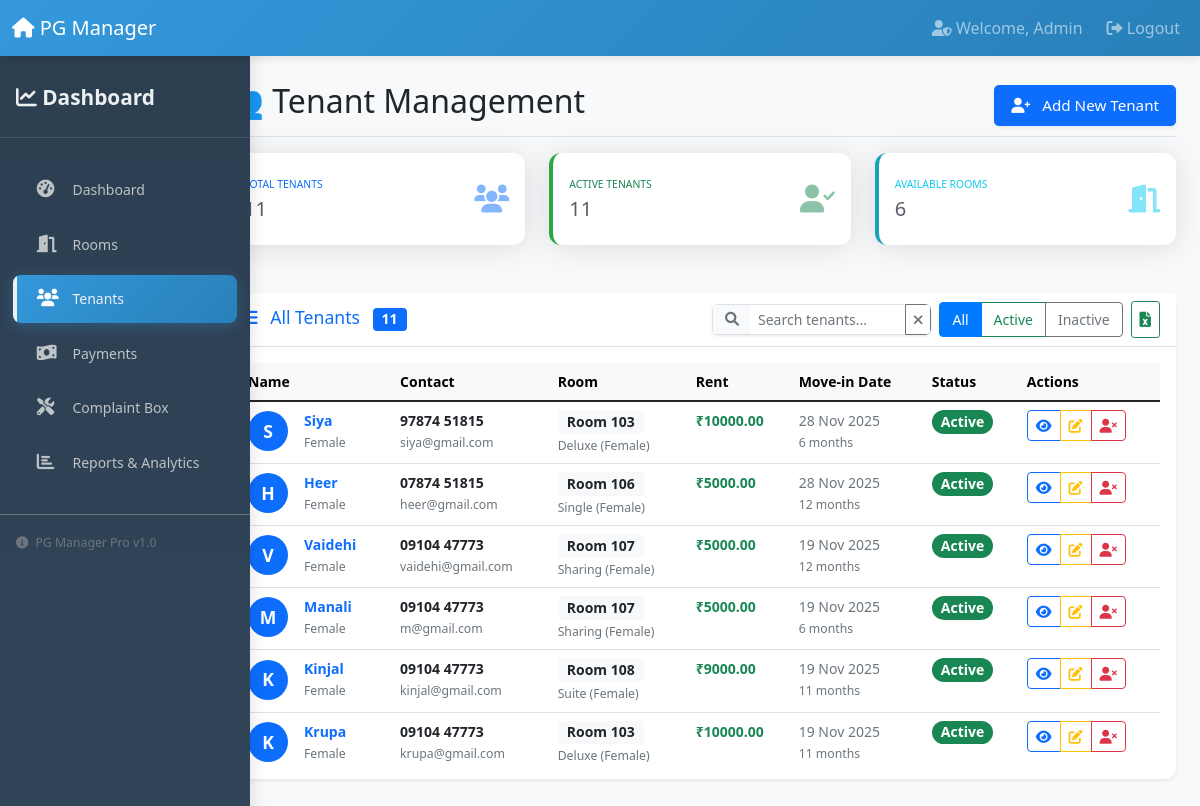
The app's page /tenants (signed in) with its own data.
### database.py (models this page shows)
class Tenant(db.Model):
    id = db.Column(db.Integer, primary_key=True)
    full_name = db.Column(db.String(100), nullable=False)
    gender = db.Column(db.String(10), nullable=False)
    date_of_birth = db.Column(db.Date)
    phone_number = db.Column(db.String(15), nullable=False)
    email = db.Column(db.String(100))
    aadhaar_number = db.Column(db.String(12), nullable=False)
    pan_number = db.Column(db.String(10))
    emergency_contact = db.Column(db.String(15), nullable=False)
    address_line1 = db.Column(db.Text, nullable=False)
    address_line2 = db.Column(db.Text)
    city = db.Column(db.String(50), nullable=False)
    state = db.Column(db.String(50), nullable=False)
    pin_code = db.Column(db.String(10), nullable=False)
    room_id = db.Column(db.Integer, db.ForeignKey('room.id'))
    room = db.relationship('Room', backref=db.backref('tenants', lazy=True))
    bed_number = db.Column(db.String(10))
    move_in_date = db.Column(db.Date, nullable=False)
    agreement_period = db.Column(db.Integer, nullable=False)  # in months
    rent_due_date = db.Column(db.Integer, default=5)  # day of month
    monthly_rent = db.Column(db.Float, nullable=False)
    security_deposit_paid = db.Column(db.Float, default=0)
    status = db.Column(db.String(20), default='Active')
    created_at = db.Column(db.DateTime, default=datetime.utcnow)

class Room(db.Model):
    id = db.Column(db.Integer, primary_key=True)
    room_number = db.Column(db.String(10), unique=True, nullable=False)
    floor = db.Column(db.String(20), nullable=False)
    room_type = db.Column(db.String(50), nullable=False)
    sharing_type = db.Column(db.String(20), nullable=False)
    rent_amount = db.Column(db.Float, nullable=False)
    security_deposit = db.Column(db.Float, nullable=False)
    facilities = db.Column(db.Text)
    room_features = db.Column(db.Text)
    status = db.Column(db.String(20), default='Available')
    availability_date = db.Column(db.Date)
    additional_notes = db.Column(db.Text)
    created_at = db.Column(db.DateTime, default=datetime.utcnow)

### app.py (the view)
@app.route('/tenants')
@login_required
def tenants():
    tenants_list = Tenant.query.all()
    available_rooms = Room.query.filter(Room.status.in_(['Available', 'Partially Occupied'])).all()
    stats = get_dashboard_stats()
    return render_template('add_tenant.html', tenants=tenants_list, available_rooms=available_rooms, stats=stats)

### templates/add_tenant.html (shortened to what this page needs)
{% extends "base.html" %}
{% block content %}
<div class="d-flex justify-content-between flex-wrap flex-md-nowrap align-items-center pt-3 pb-2 mb-3 border-bottom">
    <h1 class="h2">👥 Tenant Management</h1>
    <div>
        <button type="button" class="btn btn-primary btn-lg shadow-sm" data-bs-toggle="modal" data-bs-target="#addTenantModal">
            <i class="fas fa-user-plus me-2"></i> Add New Tenant
        </button>
    </div>
</div>
<div class="row mb-4">
    <div class="col-xl-4 col-md-6 mb-4">
        <div class="card border-left-primary shadow h-100 py-2" style="border-left: 4px solid #007bff !important;">
            <div class="card-body">
                <div class="row no-gutters align-items-center">
                    <div class="col mr-2">
                        <div class="text-xs font-weight-bold text-primary text-uppercase mb-1">
                            Total Tenants</div>
                        <div class="h5 mb-0 font-weight-bold text-gray-800">{{ stats.total_tenants }}</div>
                    </div>
                    <div class="col-auto">
                        <i class="fas fa-users fa-2x text-primary opacity-50"></i>
                    </div>
                </div>
            </div>
        </div>
    </div>
    <div class="col-xl-4 col-md-6 mb-4">
        <div class="card border-left-success shadow h-100 py-2" style="border-left: 4px solid #28a745 !important;">
            <div class="card-body">
                <div class="row no-gutters align-items-center">
                    <div class="col mr-2">
                        <div class="text-xs font-weight-bold text-success text-uppercase mb-1">
                            Active Tenants</div>
                        <div class="h5 mb-0 font-weight-bold text-gray-800">{{ tenants|selectattr('status', 'equalto', 'Active')|list|length }}</div>
                    </div>
                    <div class="col-auto">
                        <i class="fas fa-user-check fa-2x text-success opacity-50"></i>
                    </div>
                </div>
            </div>
        </div>
    </div>
    <div class="col-xl-4 col-md-6 mb-4">
        <div class="card border-left-info shadow h-100 py-2" style="border-left: 4px solid #17a2b8 !important;">
            <div class="card-body">
                <div class="row no-gutters align-items-center">
                    <div class="col mr-2">
                        <div class="text-xs font-weight-bold text-info text-uppercase mb-1">
                            Available Rooms</div>
                        <div class="h5 mb-0 font-weight-bold text-gray-800">{{ stats.vacant_rooms }}</div>
                    </div>
                    <div class="col-auto">
                        <i class="fas fa-door-open fa-2x text-info opacity-50"></i>
                    </div>
                </div>
            </div>
        </div>
    </div>
</div>
<div class="card shadow-sm border-0">
    <div class="card-header bg-white border-bottom">
        <div class="row align-items-center">
            <div class="col-md-6">
                <h5 class="card-title mb-2 mb-md-0 text-primary">
                     All Tenants
                    <span class="badge bg-primary ms-2" id="tenantCount">{{ tenants|length }}</span>
                </h5>
            </div>
            <div class="col-md-6">
                <div class="d-flex justify-content-md-end align-items-center gap-2">
                    <div class="search-box" style="max-width: 300px;">
                        <div class="input-group input-group-sm">
                            <span class="input-group-text bg-light border-end-0">
                                <i class="fas fa-search text-muted"></i>
                            </span>
                            <input type="text" id="tenantSearch" class="form-control border-start-0"
                                   placeholder="Search tenants...">
                            <button class="btn btn-outline-secondary" type="button" id="clearSearch" title="Clear search">
                                <i class="fas fa-times"></i>
                            </button>
                        </div>
                    </div>
                    <div class="btn-group btn-group-sm" role="group">
                        <button type="button" class="btn btn-outline-primary active filter-btn" data-filter="all" title="All tenants">
                            All
                        </button>
                        <button type="button" class="btn btn-outline-success filter-btn" data-filter="active" title="Active tenants">
                            Active
                        </button>
                        <button type="button" class="btn btn-outline-secondary filter-btn" data-filter="inactive" title="Inactive tenants">
                            Inactive
                        </button>
                    </div>
                    <button class="btn btn-sm btn-outline-success" id="exportBtn" title="Export to Excel">
                        <i class="fas fa-file-excel"></i>
                    </button>
                </div>
            </div>
        </div>
    </div>
    <div class="card-body">
        <div class="table-responsive">
            <table class="table table-hover" id="tenantsTable">
                <thead class="table-light">
                    <tr>
                        <th>Name</th>
                        <th>Contact</th>
                        <th>Room</th>
                        <th>Rent</th>
                        <th>Move-in Date</th>
                        <th>Status</th>
                        <th>Actions</th>
                    </tr>
                </thead>
                <tbody id="tenantsTableBody">
                    {% for tenant in tenants %}
                    <tr class="tenant-row" data-tenant-name="{{ tenant.full_name|lower }}"
                        data-tenant-phone="{{ tenant.phone_number }}"
                        data-tenant-email="{{ tenant.email|lower if tenant.email else '' }}"
                        data-tenant-room="{{ tenant.room.room_number }}"
                        data-tenant-status="{{ tenant.status|lower }}">
                        <td>
                            <div class="d-flex align-items-center">
                                <div class="avatar-circle bg-primary text-white me-3">
                                    {{ tenant.full_name[0] }}
                                </div>
                                <div>
                                    <strong class="text-primary">{{ tenant.full_name }}</strong>
                                    <br>
                                    <small class="text-muted">{{ tenant.gender }}</small>
                                </div>
                            </div>
                        </td>
                        <td>
                            <div>
                                <strong>{{ tenant.phone_number }}</strong>
                                <br>
                                <small class="text-muted">{{ tenant.email or 'No email' }}</small>
                            </div>
                        </td>
                        <td>
                            <span class="badge bg-light text-dark">Room {{ tenant.room.room_number }}</span>
                            <br>
                            <small class="text-muted">{{ tenant.room.room_type }}</small>
                        </td>
                        <td class="fw-bold text-success">₹{{ "%.2f"|format(tenant.monthly_rent) }}</td>
                        <td>
                            <span class="text-muted">{{ tenant.move_in_date.strftime('%d %b %Y') }}</span>
                            <br>
                            <small class="text-muted">{{ tenant.agreement_period }} months</small>
                        </td>
                        <td>
                            {% if tenant.status == 'Active' %}
                                <span class="badge bg-success rounded-pill">Active</span>
                            {% else %}
                                <span class="badge bg-secondary rounded-pill">Inactive</span>
                            {% endif %}
                        </td>
                        <td>
                            <div class="btn-group btn-group-sm">
                                <button class="btn btn-outline-primary view-tenant-btn rounded-start"
                                        title="View Details"
                                        data-tenant-id="{{ tenant.id }}">
                                    <i class="fas fa-eye"></i>
                                </button>
                                <button class="btn btn-outline-warning edit-tenant-btn"
                                        title="Edit Tenant"
                                        data-tenant-id="{{ tenant.id }}">
                                    <i class="fas fa-edit"></i>
                                </button>
                                <button class="btn btn-outline-danger remove-tenant-btn rounded-end"
                                        title="Remove Tenant"
                                        data-tenant-id="{{ tenant.id }}"
                                        data-tenant-name="{{ tenant.full_name }}">
                                    <i class="fas fa-user-times"></i>
                                </button>
                            </div>
                        </td>
                    </tr>
                    {% endfor %}
                </tbody>
            </table>
        </div>
    </div>
</div>
{% endblock %}

### templates/base.html (shortened to what this page needs)
<!DOCTYPE html>
<html lang="en">
<head>
    <link href="https://cdn.jsdelivr.net/npm/bootstrap@5.1.3/dist/css/bootstrap.min.css" rel="stylesheet">
    <link href="https://cdnjs.cloudflare.com/ajax/libs/font-awesome/6.0.0/css/all.min.css" rel="stylesheet">
    <link href="{{ url_for('static', filename='css/style.css') }}" rel="stylesheet">
</head>
<body>
    <nav class="navbar navbar-expand-lg navbar-dark bg-primary">
        <div class="container-fluid">
            <a class="navbar-brand" href="{{ url_for('dashboard') }}">
                <i class="fas fa-home"></i> PG Manager
            </a>
            <div class="navbar-nav ms-auto">
                <span class="navbar-text me-3">
                    <i class="fas fa-user-shield"></i> Welcome, Admin
                </span>
                <a class="nav-link" href="{{ url_for('logout') }}">
                    <i class="fas fa-sign-out-alt"></i> Logout
                </a>
            </div>
        </div>
    </nav>
    <div class="container-fluid">
        <div class="row">
            <nav id="sidebar" class="col-md-3 col-lg-2 d-md-block bg-light sidebar collapse">
                <div class="sidebar-brand">
                    <a class="navbar-brand" href="{{ url_for('dashboard') }}">
                        <i class="fas fa-chart-line"></i> Dashboard
                    </a>
                </div>
                <div class="position-sticky pt-2">
                    <ul class="nav flex-column">
                        <li class="nav-item">
                            <a class="nav-link {{ 'active' if request.endpoint == 'dashboard' }}" href="{{ url_for('dashboard') }}">
                                <i class="fas fa-tachometer-alt"></i> Dashboard
                            </a>
                        </li>
                        <li class="nav-item">
                            <a class="nav-link {{ 'active' if request.endpoint == 'rooms' }}" href="{{ url_for('rooms') }}">
                                <i class="fas fa-door-open"></i> Rooms
                            </a>
                        </li>
                        <li class="nav-item">
                            <a class="nav-link {{ 'active' if request.endpoint == 'tenants' }}" href="{{ url_for('tenants') }}">
                                <i class="fas fa-users"></i> Tenants
                            </a>
                        </li>
                        <li class="nav-item">
                            <a class="nav-link {{ 'active' if request.endpoint == 'payments' }}" href="{{ url_for('payments') }}">
                                <i class="fas fa-money-bill-wave"></i> Payments
                            </a>
                        </li>
                        <li class="nav-item">
                            <a class="nav-link {{ 'active' if request.endpoint == 'complaints' }}" href="{{ url_for('complaints') }}">
                                <i class="fas fa-tools"></i> Complaint Box
                            </a>
                        </li>
                        <li class="nav-item">
                            <a class="nav-link {{ 'active' if request.endpoint == 'reports' }}" href="{{ url_for('reports') }}">
                                <i class="fas fa-chart-bar"></i> Reports & Analytics
                            </a>
                        </li>
                    </ul>
                    <div class="sidebar-footer mt-4 p-3 border-top border-secondary">
                        <small class="text-muted">
                            <i class="fas fa-info-circle me-1"></i>
                            PG Manager Pro v1.0
                        </small>
                    </div>
                </div>
            </nav>
            <main class="col-md-9 ms-sm-auto col-lg-10 px-md-4 main-content">
                {% block content %}{% endblock %}
            </main>
        </div>
    </div>
</body>
</html>

### records on screen
Tenant: full_name "S", full_name "Siya", gender "Female", phone_number "97874 51815", email "siya@gmail.com", room.room_number "103", room.room_type "Deluxe (Female)", monthly_rent "10000.00", move_in_date "28 Nov 2025", agreement_period "6", status "Active"
Tenant: full_name "H", full_name "Heer", gender "Female", phone_number "07874 51815", email "heer@gmail.com", room.room_number "106", room.room_type "Single (Female)", monthly_rent "5000.00", move_in_date "28 Nov 2025", agreement_period "12", status "Active"
Tenant: full_name "V", full_name "Vaidehi", gender "Female", phone_number "09104 47773", email "vaidehi@gmail.com", room.room_number "107", room.room_type "Sharing (Female)", monthly_rent "5000.00", move_in_date "19 Nov 2025", agreement_period "12", status "Active"
Tenant: full_name "M", full_name "Manali", gender "Female", phone_number "09104 47773", email "m@gmail.com", room.room_number "107", room.room_type "Sharing (Female)", monthly_rent "5000.00", move_in_date "19 Nov 2025", agreement_period "6", status "Active"
Tenant: full_name "K", full_name "Kinjal", gender "Female", phone_number "09104 47773", email "kinjal@gmail.com", room.room_number "108", room.room_type "Suite (Female)", monthly_rent "9000.00", move_in_date "19 Nov 2025", agreement_period "11", status "Active"
Tenant: full_name "K", full_name "Krupa", gender "Female", phone_number "09104 47773", email "krupa@gmail.com", room.room_number "103", room.room_type "Deluxe (Female)", monthly_rent "10000.00", move_in_date "19 Nov 2025", agreement_period "11", status "Active"

### other values on screen
{{ stats.total_tenants }} "11"
{{ tenants|selectattr('status', 'equalto', 'Active')|list|length }} "11"
{{ stats.vacant_rooms }} "6"
{{ tenants|length }} "11"
